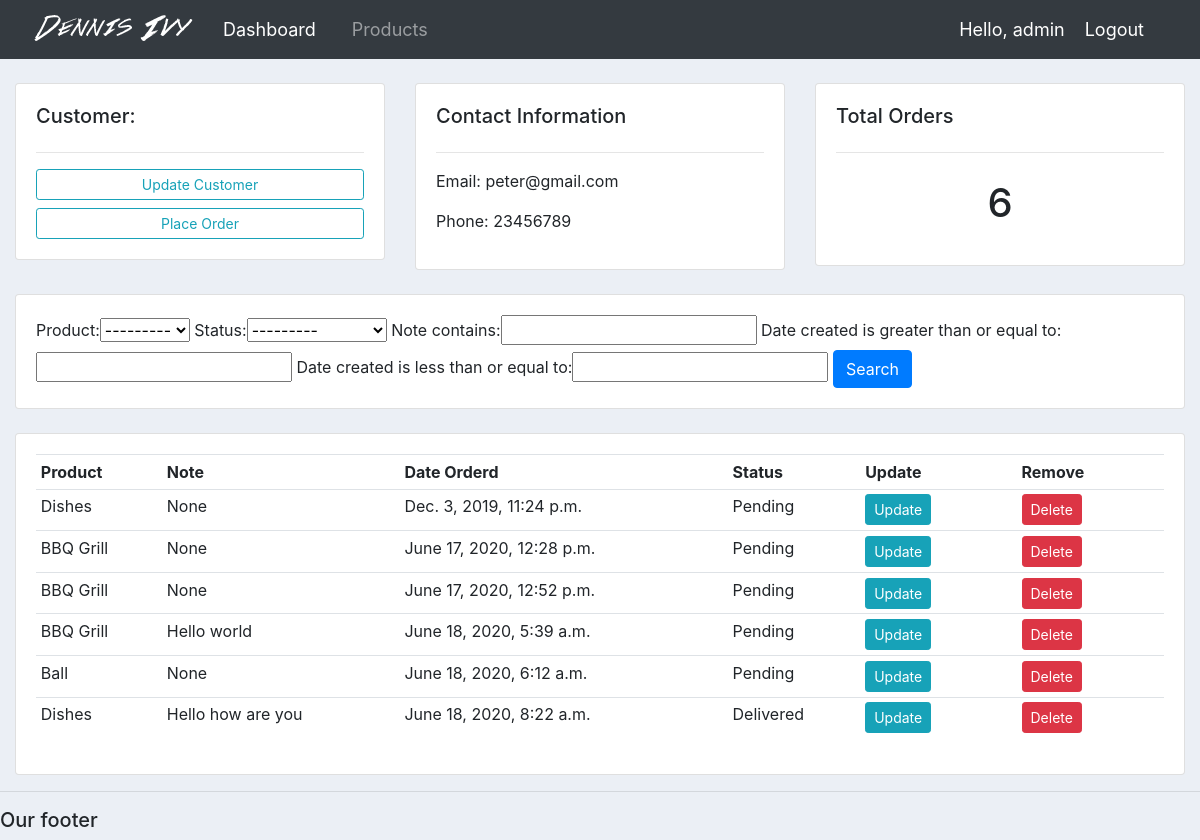
Screenshot of /customer/2/ (signed in) with the database file from the repository.
### accounts/models.py (models this page shows, shortened)
class Customer(models.Model):
	user = models.OneToOneField(User, null=True, blank=True, on_delete=models.CASCADE)
	name = models.CharField(max_length=200, null=True)
	phone = models.CharField(max_length=200, null=True)
	email = models.CharField(max_length=200, null=True)
	profile_pic = models.ImageField(default='profile1.png', null=True, blank=True)
	date_created = models.DateTimeField(auto_now_add=True, null=True)

class Order(models.Model):
	STATUS = (
			('Pending', 'Pending'),
			('Out for delivery', 'Out for delivery'),
			('Delivered', 'Delivered'),
			)
	customer = models.ForeignKey(Customer, null=True, on_delete= models.SET_NULL)
	product = models.ForeignKey(Product, null=True, on_delete= models.SET_NULL)
	date_created = models.DateTimeField(auto_now_add=True, null=True)
	status = models.CharField(max_length=200, null=True, choices=STATUS)
	note = models.CharField(max_length=200, null=True)

class Product(models.Model):
	CATEGORY = (
			('Indoor', 'Indoor'),
			('Out Door', 'Out Door'),
			)
	name = models.CharField(max_length=200, null=True)
	price = models.FloatField(null=True)
	category = models.CharField(max_length=200, null=True, choices=CATEGORY)
	description = models.CharField(max_length=200, null=True, blank=True)
	date_created = models.DateTimeField(auto_now_add=True, null=True)
	tags = models.ManyToManyField(Tag)
	def __str__(self):
		return self.name

### accounts/decorators.py (the view)
        def wrapper_func(request, *args, **kwargs):
            group = None
            if request.user.groups.exists():
                group = request.user.groups.all()[0].name
            if group in allowed_rules:
                return view_func(request, *args, **kwargs)
            else:
                return HttpResponse('Your are not authorized to view this page')

### accounts/views.py (called while the page is built)
@login_required(login_url='login')
@allowed_users(allowed_rules=['admin'])
def customer(request, pk_test):
    customer = Customer.objects.get(id=pk_test)
    orders = customer.order_set.all()
    order_count = orders.count()
    myFilter = OrderFilter(request.GET, queryset=orders)
    orders = myFilter.qs
    context = {'customer': customer, 'orders': orders, 'order_count': order_count, 'myFilter': myFilter}
    return render(request, 'accounts/customer.html', context)

### accounts/templates/accounts/customer.html
{%  extends 'accounts/main.html' %}
{% block content %}
	<br>
<div class="row">
	<div class="col-md">
		<div class="card card-body">
			<h5>Customer:</h5>
			<hr>
			<a class="btn btn-outline-info  btn-sm btn-block" href="">Update Customer</a>
			<a class="btn btn-outline-info  btn-sm btn-block" href="{% url 'create_order' customer.id %}">Place Order</a>
		</div>
	</div>
	<div class="col-md">
		<div class="card card-body">
			<h5>Contact Information</h5>
			<hr>
			<p>Email: {{customer.email}}</p>
			<p>Phone: {{customer.phone}}</p>
		</div>
	</div>
	<div class="col-md">
		<div class="card card-body">
			<h5>Total Orders</h5>
			<hr>
			<h1 style="text-align: center;padding: 10px">{{order_count}}</h1>
		</div>
	</div>
</div>
<br>
<div class="row">
	<div class="col">
		<div class="card card-body">
			<form method="get">
				{{myFilter.form}}
		    <button class="btn btn-primary" type="submit">Search</button>
		  </form>
		</div>
	</div>
</div>
<br>
<div class="row">
	<div class="col-md">
		<div class="card card-body">
			<table class="table table-sm">
				<tr>
					<th>Product</th>
					<th>Note</th>
					<th>Date Orderd</th>
					<th>Status</th>
					<th>Update</th>
					<th>Remove</th>
				</tr>
				{% for order in orders %}
				<tr>
					<td>{{order.product}}</td>
					<td>{{order.note}}</td>
					<td>{{order.date_created}}</td>
					<td>{{order.status}}</td>
					<td><a class="btn btn-sm btn-info" href="{% url 'update_order' order.id %}">Update</a></td>
					<td><a class="btn btn-sm btn-danger" href="{% url 'delete_order' order.id %}">Delete</a></td>
				</tr>
				{% endfor %}
			</table>
		</div>
	</div>
</div>
{% endblock %}

### accounts/templates/accounts/navbar.html (shortened to what this page needs)
{% load static %}
<nav class="navbar navbar-expand-lg navbar-dark bg-dark">
    <img src="{% static 'images/logo.png' %}">
    <div class="collapse navbar-collapse" id="navbarNav">
        <ul class="navbar-nav">
            {% if request.user.is_staff %}
            <li class="nav-item active">
                <a class="nav-link" href="{% url 'home' %}">Dashboard</a>
            </li>
            <li class="nav-item">
                <a class="nav-link" href="{% url 'products' %}">Products</a>
            </li>
            {% else %}
            <li class="nav-item">
                <a class="nav-link" href="{% url 'account' %}">Settings</a>
            </li>
            {% endif %}
        </ul>
    </div>
    <span>Hello, {{request.user}}</span>
    <span>
        <a href="{% url 'logout' %}">Logout</a>
    </span>
</nav>

### static/css/main.css (style rules this page uses)
body { background-color: #ebeff5; }

### accounts/templates/accounts/navbar.html (style rules this page uses)
span { font-size: 18px; color: #ffff; margin-right: 20px; }
a { font-size: 18px; color: #ffff; margin-right: 20px; }

### rows the page displays
Customer: email "peter@gmail.com", phone "23456789"
Order: product "Dishes", note "None", date_created "Dec. 3, 2019, 11:24 p.m.", status "Pending"
Order: product "BBQ Grill", note "None", date_created "June 17, 2020, 12:28 p.m.", status "Pending"
Order: product "BBQ Grill", note "None", date_created "June 17, 2020, 12:52 p.m.", status "Pending"
Order: product "BBQ Grill", note "Hello world", date_created "June 18, 2020, 5:39 a.m.", status "Pending"
Order: product "Ball", note "None", date_created "June 18, 2020, 6:12 a.m.", status "Pending"
Order: product "Dishes", note "Hello how are you", date_created "June 18, 2020, 8:22 a.m.", status "Delivered"

### other values shown
{{ request.user }} "admin"
{{ order_count }} "6"
